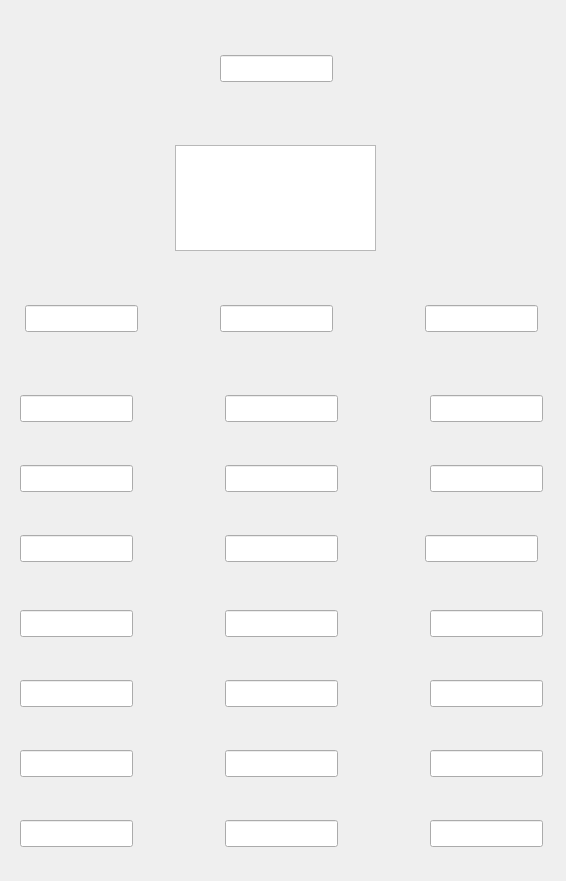
       <widget class="QWidget" name="inputPhaseWidget" native="true">
        <property name="geometry">
         <rect>
          <x>890</x>
          <y>480</y>
          <width>566</width>
          <height>881</height>
         </rect>
        </property>
        <widget class="QWidget" name="inputPhase_InputPillarWidget" native="true">
         <property name="geometry">
          <rect>
           <x>0</x>
           <y>275</y>
           <width>150</width>
           <height>600</height>
          </rect>
         </property>
         <property name="sizePolicy">
          <sizepolicy hsizetype="Fixed" vsizetype="Fixed">
           <horstretch>0</horstretch>
           <verstretch>0</verstretch>
          </sizepolicy>
         </property>
         <widget class="QLineEdit" name="inputPhase_InputPillarModLE">
          <property name="geometry">
           <rect>
            <x>25</x>
            <y>30</y>
            <width>113</width>
            <height>27</height>
           </rect>
          </property>
         </widget>
         <widget class="QLineEdit" name="inputPhase_InputPillarEle_1">
          <property name="geometry">
           <rect>
            <x>20</x>
            <y>120</y>
            <width>113</width>
            <height>27</height>
           </rect>
          </property>
         </widget>
         <widget class="QLineEdit" name="inputPhase_InputPillarEle_2">
          <property name="geometry">
           <rect>
            <x>20</x>
            <y>190</y>
            <width>113</width>
            <height>27</height>
           </rect>
          </property>
         </widget>
         <widget class="QLineEdit" name="inputPhase_InputPillarEle_3">
          <property name="geometry">
           <rect>
            <x>20</x>
            <y>260</y>
            <width>113</width>
            <height>27</height>
           </rect>
          </property>
         </widget>
         <widget class="QLineEdit" name="inputPhase_InputPillarEle_4">
          <property name="geometry">
           <rect>
            <x>20</x>
            <y>335</y>
            <width>113</width>
            <height>27</height>
           </rect>
          </property>
         </widget>
         <widget class="QLineEdit" name="inputPhase_InputPillarEle_5">
          <property name="geometry">
           <rect>
            <x>20</x>
            <y>405</y>
            <width>113</width>
            <height>27</height>
           </rect>
          </property>
         </widget>
         <widget class="QLineEdit" name="inputPhase_InputPillarEle_6">
          <property name="geometry">
           <rect>
            <x>20</x>
            <y>475</y>
            <width>113</width>
            <height>27</height>
           </rect>
          </property>
         </widget>
         <widget class="QLineEdit" name="inputPhase_InputPillarEle_7">
          <property name="geometry">
           <rect>
            <x>20</x>
            <y>545</y>
            <width>113</width>
            <height>27</height>
           </rect>
          </property>
         </widget>
        </widget>
        <widget class="QWidget" name="inputPhase_IdentityPillarWidget" native="true">
         <property name="geometry">
          <rect>
           <x>200</x>
           <y>275</y>
           <width>150</width>
           <height>600</height>
          </rect>
         </property>
         <property name="sizePolicy">
          <sizepolicy hsizetype="Fixed" vsizetype="Fixed">
           <horstretch>0</horstretch>
           <verstretch>0</verstretch>
          </sizepolicy>
         </property>
         <widget class="QLineEdit" name="inputPhase_IdentityPillarModLE">
          <property name="geometry">
           <rect>
            <x>20</x>
            <y>30</y>
            <width>113</width>
            <height>27</height>
           </rect>
          </property>
         </widget>
         <widget class="QLineEdit" name="inputPhase_IdentityPillarEle_1">
          <property name="geometry">
           <rect>
            <x>25</x>
            <y>120</y>
            <width>113</width>
            <height>27</height>
           </rect>
          </property>
         </widget>
         <widget class="QLineEdit" name="inputPhase_IdentityPillarEle_2">
          <property name="geometry">
           <rect>
            <x>25</x>
            <y>190</y>
            <width>113</width>
            <height>27</height>
           </rect>
          </property>
         </widget>
         <widget class="QLineEdit" name="inputPhase_IdentityPillarEle_3">
          <property name="geometry">
           <rect>
            <x>25</x>
            <y>260</y>
            <width>113</width>
            <height>27</height>
           </rect>
          </property>
         </widget>
         <widget class="QLineEdit" name="inputPhase_IdentityPillarEle_4">
          <property name="geometry">
           <rect>
            <x>25</x>
            <y>335</y>
            <width>113</width>
            <height>27</height>
           </rect>
          </property>
         </widget>
         <widget class="QLineEdit" name="inputPhase_IdentityPillarEle_5">
          <property name="geometry">
           <rect>
            <x>25</x>
            <y>405</y>
            <width>113</width>
            <height>27</height>
           </rect>
          </property>
         </widget>
         <widget class="QLineEdit" name="inputPhase_IdentityPillarEle_6">
          <property name="geometry">
           <rect>
            <x>25</x>
            <y>475</y>
            <width>113</width>
            <height>27</height>
           </rect>
          </property>
         </widget>
         <widget class="QLineEdit" name="inputPhase_IdentityPillarEle_7">
          <property name="geometry">
           <rect>
            <x>25</x>
            <y>545</y>
            <width>113</width>
            <height>27</height>
           </rect>
          </property>
         </widget>
        </widget>
        <widget class="QWidget" name="inputPhase_InceptionPillarWidget" native="true">
         <property name="geometry">
          <rect>
           <x>400</x>
           <y>275</y>
           <width>150</width>
           <height>600</height>
          </rect>
         </property>
         <property name="sizePolicy">
          <sizepolicy hsizetype="Fixed" vsizetype="Fixed">
           <horstretch>0</horstretch>
           <verstretch>0</verstretch>
          </sizepolicy>
         </property>
         <widget class="QLineEdit" name="inputPhase_InceptionPillarModLE">
          <property name="geometry">
           <rect>
            <x>25</x>
            <y>30</y>
            <width>113</width>
            <height>27</height>
           </rect>
          </property>
         </widget>
         <widget class="QLineEdit" name="inputPhase_InceptionPillarEle_1">
          <property name="geometry">
           <rect>
            <x>30</x>
            <y>120</y>
            <width>113</width>
            <height>27</height>
           </rect>
          </property>
         </widget>
         <widget class="QLineEdit" name="inputPhase_InceptionPillarEle_2">
          <property name="geometry">
           <rect>
            <x>30</x>
            <y>190</y>
            <width>113</width>
            <height>27</height>
           </rect>
          </property>
         </widget>
         <widget class="QLineEdit" name="inputPhase_InceptionPillarEle_3">
          <property name="geometry">
           <rect>
            <x>25</x>
            <y>260</y>
            <width>113</width>
            <height>27</height>
           </rect>
          </property>
         </widget>
         <widget class="QLineEdit" name="inputPhase_InceptionPillarEle_4">
          <property name="geometry">
           <rect>
            <x>30</x>
            <y>335</y>
            <width>113</width>
            <height>27</height>
           </rect>
          </property>
         </widget>
         <widget class="QLineEdit" name="inputPhase_InceptionPillarEle_5">
          <property name="geometry">
           <rect>
            <x>30</x>
            <y>405</y>
            <width>113</width>
            <height>27</height>
           </rect>
          </property>
         </widget>
         <widget class="QLineEdit" name="inputPhase_InceptionPillarEle_6">
          <property name="geometry">
           <rect>
            <x>30</x>
            <y>475</y>
            <width>113</width>
            <height>27</height>
           </rect>
          </property>
         </widget>
         <widget class="QLineEdit" name="inputPhase_InceptionPillarEle_7">
          <property name="geometry">
           <rect>
            <x>30</x>
            <y>545</y>
            <width>113</width>
            <height>27</height>
           </rect>
          </property>
         </widget>
        </widget>
        <widget class="QLineEdit" name="inputPhaseTransformLE">
         <property name="geometry">
          <rect>
           <x>220</x>
           <y>55</y>
           <width>113</width>
           <height>27</height>
          </rect>
         </property>
        </widget>
        <widget class="QTextEdit" name="inputPhase_TransformSummaryTE">
         <property name="geometry">
          <rect>
           <x>175</x>
           <y>145</y>
           <width>201</width>
           <height>106</height>
          </rect>
         </property>
        </widget>
        <widget class="QLabel" name="inputPhase_UploadImageLabel">
         <property name="geometry">
          <rect>
           <x>10</x>
           <y>15</y>
           <width>150</width>
           <height>100</height>
          </rect>
         </property>
         <property name="text">
          <string/>
         </property>
        </widget>
       </widget>
